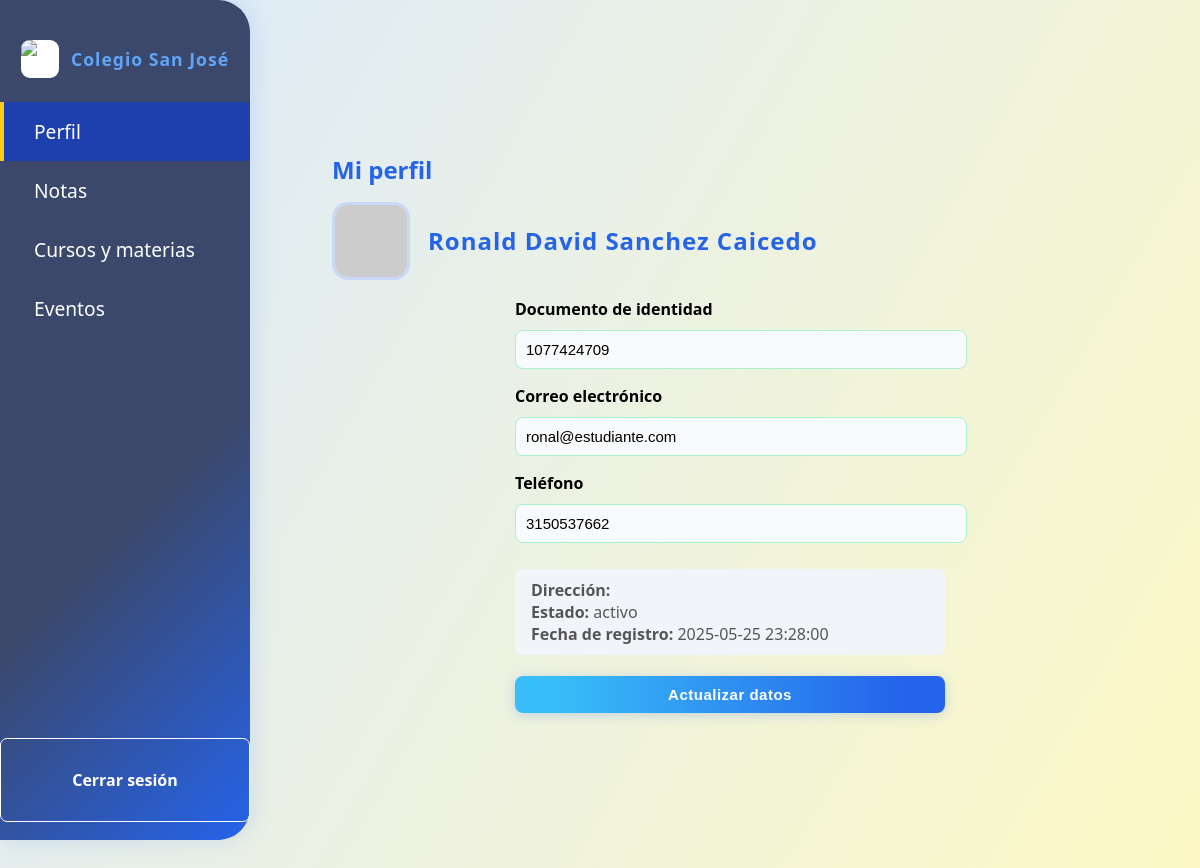
/colegio-dashboard/student_dashboard.php (signed in), run on the app's committed database.
### tables this page shows
CREATE TABLE `usuarios` (
  `id_usuario` int(11) NOT NULL,
  `nombre` varchar(100) NOT NULL,
  `apellido` varchar(100) NOT NULL,
  `documento_identidad` varchar(50) NOT NULL,
  `tipo_usuario` enum('estudiante','docente','admin') NOT NULL,
  `email` varchar(255) NOT NULL,
  `telefono` varchar(20) DEFAULT NULL,
  `direccion` varchar(255) DEFAULT NULL,
  `estado` enum('activo','inactivo') NOT NULL,
  `fecha_registro` timestamp NOT NULL DEFAULT current_timestamp(),
  `password` varchar(255) NOT NULL
);

### colegio-dashboard/student_dashboard.php (the view, shortened to what this page needs)
<?php
require_once 'includes/auth.php';
$id_estudiante = $_SESSION['usuario']['id_usuario'];
$stmt = $conn->prepare("SELECT nombre, apellido, documento_identidad, email, telefono, direccion, estado, fecha_registro FROM usuarios WHERE id_usuario = ? LIMIT 1");
$stmt->bind_param("i", $id_estudiante);
$stmt->execute();
$estudiante = $stmt->get_result()->fetch_assoc();
?>
<!DOCTYPE html>
<html lang="es">
<head>
    <link rel="stylesheet" href="assets/style.css"/>
</head>
<body>
        <?php include 'header_dashboard.php'; ?>
    <nav class="sidebar">
        <div class="logo-section">
            <img src="assets/logo-colegio.png" alt="Logo Colegio" />
            <span class="school-name">Colegio San José</span>
        </div>
        <ul>
            <li id="menu-perfil" onclick="showSection('perfil')">Perfil</li>
            <li id="menu-notas" onclick="showSection('notas')">Notas</li>
            <li id="menu-cursos" onclick="showSection('cursos')">Cursos y materias</li>
            <li id="menu-eventos" onclick="showSection('eventos')">Eventos</li>
        </ul>
        <a href="logout.php" class="logout">Cerrar sesión</a>
    </nav>
    <main class="main-content">
        <section id="perfil" class="section" style="display:none;">
            <h2>Mi perfil</h2>
            <div class="perfil-header">
                <img src="https://ui-avatars.com/api/?name=<?php echo urlencode($estudiante['nombre'].' '.$estudiante['apellido']); ?>&background=dbeafe&color=2563eb&rounded=true&size=96"
                alt="Avatar">
                <span class="nombre"><?php echo htmlspecialchars($estudiante['nombre'] . ' ' . $estudiante['apellido']); ?></span>
            </div>
            <form method="post" class="perfil-form" autocomplete="off">
                <label for="documento_identidad">Documento de identidad</label>
                <input type="text" id="documento_identidad" value="<?php echo htmlspecialchars($estudiante['documento_identidad']); ?>" readonly>
                <label for="email">Correo electrónico</label>
                <input type="email" required name="email" id="email" value="<?php echo htmlspecialchars($estudiante['email']); ?>">
                <label for="telefono">Teléfono</label>
                <input type="text" name="telefono" id="telefono" value="<?php echo htmlspecialchars($estudiante['telefono'] ?? ''); ?>">
                <div class="readonly-info" style="margin-top:10px;">
                    <strong>Dirección:</strong> <?php echo htmlspecialchars($estudiante['direccion'] ?? ''); ?><br>
                    <strong>Estado:</strong> <?php echo htmlspecialchars($estudiante['estado']); ?><br>
                    <strong>Fecha de registro:</strong> <?php echo htmlspecialchars($estudiante['fecha_registro']); ?>
                </div>
                <button type="submit">Actualizar datos</button>
            </form>
        </section>
    </main>
</body>
</html>

### colegio-dashboard/assets/style.css (style rules this page uses)
body { background: linear-gradient(120deg, #dbeafe 0%, #fef9c3 100%); font-family: 'Segoe UI', 'Nunito', Arial, sans-serif; margin: 0; padding: 0; min-height: 100vh; }
.sidebar { width: 250px; background: linear-gradient(135deg, #3b486b 60%, #2563eb 100%); color: #fff; height: 100vh; position: fixed; left: 0; top: 0; padding-top: 40px; box-shadow: 2px 0 24px #2563eb26; border-top-right-radius: 32px; border-bottom-right-radius: 32px; z-index: 10; transition: box-shadow 0.3s; display: flex; flex-direction: column; }
.sidebar .logo-section { display: flex; align-items: center; justify-content: center; gap: 12px; margin-bottom: 24px; }
.sidebar img { width: 38px; height: 38px; border-radius: 9px; background: #fff; }
.sidebar .school-name { font-size: 1.1em; font-weight: 900; color: #60a5fa; font-family: 'Nunito', 'Segoe UI', Arial, sans-serif; letter-spacing: 1px; }
.sidebar ul { list-style: none; padding: 0; margin: 0; flex: 1 1 auto; }
.sidebar li { padding: 16px 30px; font-size: 1.2em; cursor: pointer; border-left: 4px solid transparent; transition: background 0.13s, border-color 0.13s; }
.sidebar ul li.active, .sidebar ul li:hover { background: #1e40af; border-left: 4px solid #facc15; }
.sidebar .logout { margin-top: auto; margin-bottom: 18px; padding: 30px 30px; background: none; color: #fff; border: 1.5px solid #fff; border-radius: 7px; font-weight: 700; text-decoration: none; transition: background 0.16s, color 0.16s; text-align: center; display: block; }
.main-content { margin-left: 260px; padding: 48px 6vw 38px 6vw; min-height: 100vh; transition: margin-left 0.3s; flex: 1; }
h1, h2 { color: #2563eb; margin-bottom: 16px; font-weight: 800; font-family: 'Segoe UI', 'Nunito', Arial, sans-serif; }
input, select { padding: 10px; border: 1.5px solid #a7f3d0; border-radius: 8px; font-size: 15px; outline: none; background: #f9fafb; transition: border-color 0.2s, box-shadow 0.2s; }
button { background: linear-gradient(90deg, #38bdf8 10%, #2563eb 90%); color: #fff; border: none; padding: 10px 18px; border-radius: 8px; font-size: 15px; font-weight: 700; cursor: pointer; margin-top: 0; letter-spacing: 0.5px; transition: background 0.17s, box-shadow 0.17s; box-shadow: 0 2px 12px #2563eb3a; }
.readonly-info { background: #f1f5f9; border-radius: 7px; padding: 10px 16px; margin-bottom: 13px; color: #555; }

### colegio-dashboard/student_dashboard.php (style rules this page uses)
.perfil-header { display: flex; align-items: center; gap: 18px; margin-bottom: 18px; }
.perfil-header img { width: 72px; height: 72px; border-radius: 16px; border: 3px solid #2563eb33; background: #f1f5f9; object-fit: cover; }
.perfil-header .nombre { font-size: 1.5em; font-weight: bold; color: #2563eb; letter-spacing: 1px; }
.perfil-form { max-width: 430px; margin: 0 auto; display: flex; flex-direction: column; gap: 8px; }
.perfil-form label { margin-bottom: 2px; font-weight: 600; }
.perfil-form input { width: 100%; margin-bottom: 8px; }
.readonly-info { background: #f1f5f9; border-radius: 7px; padding: 10px 16px; margin-bottom: 13px; color: #555; }

### data on the page
usuarios: nombre+apellido "Ronald David Sanchez Caicedo", documento_identidad "1077424709", email "ronal@estudiante.com", telefono "3150537662", estado "activo", fecha_registro "2025-05-25 23:28:00"
